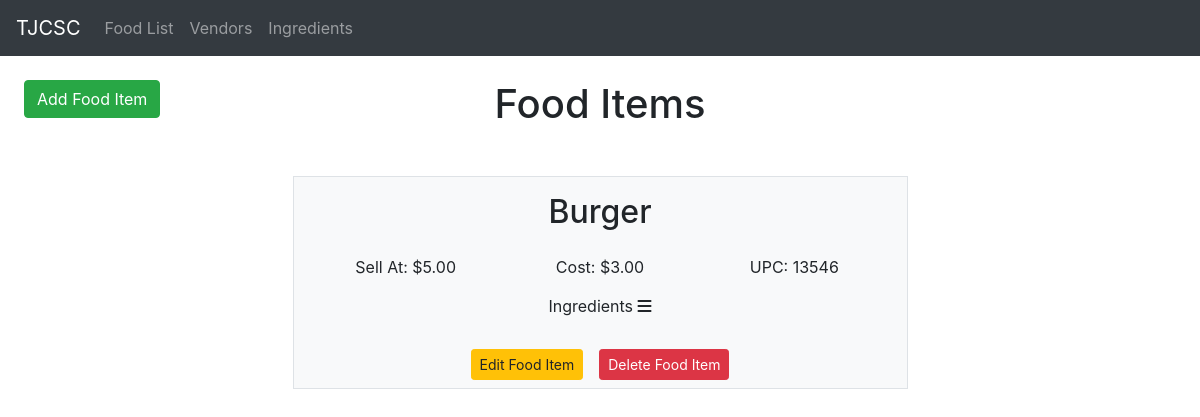
/, run on an earlier commit of the app's database.
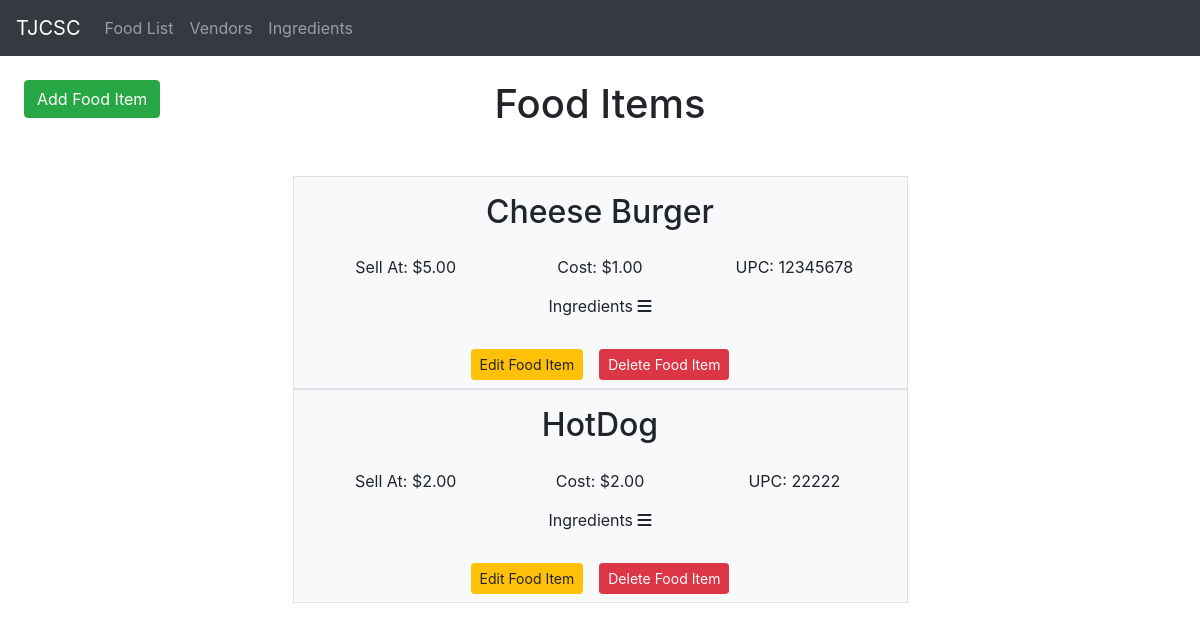
And on a later commit of the database.
### foodlist/models.py (models this page shows)
class FoodItem(models.Model):
    food_item_name = models.CharField(max_length=100)
    sell_at = models.DecimalField(default=0.00, max_digits=100, decimal_places=2)
    cost = models.DecimalField(default=0.00, max_digits=100, decimal_places=2)
    upc = models.IntegerField()
    ingredients = models.ManyToManyField(Ingredient, through='Recipes')

### foodlist/views.py (the view)
# urls.py: 2. Add a URL to urlpatterns:  path('', views.home, name='home')
def home(request):
    context = {
       'foods' : FoodItem.objects.all(),
       'recipes' : Recipes.objects.prefetch_related('ingredient_item', 'food_item').all()
    }
    return render(request, 'foodlist/home.html', context)

### foodlist/templates/foodlist/home.html (shortened to what this page needs)
{% extends "foodlist/base.html" %}
{% block content %}
<div class='container=fluid'>
    <div class='row mt-4'>
        <div class='col-2'>
            <a class='btn btn-success ml-4' href="{% url 'foodlist-create' %}">Add Food Item</a>
        </div>
        <div class='col-8 d-flex justify-content-center'>
            <h1 class='h1 mb-5'>Food Items</h1>
        </div>
    </div>
    {% for food in foods %}
    <div class='row d-flex justify-content-center'>
        <div class='col-6 bg bg-light border'>
            <div class='row'>
                <div class='col-12 d-flex justify-content-center mb-3 mt-3'>
                    <h2>{{ food.food_item_name }}</h2>
                </div>
            </div>
            <div class='row'>
                <div class='col-12 d-flex'>
                    <label class='col-4 text-center'>Sell At: ${{ food.sell_at }}</label>
                    <label class='col-4 text-center'>Cost: ${{ food.cost }} </label>
                    <label class='col-4 text-center'>UPC: {{ food.upc }} </label>
                </div>
            </div>
            <div class='row '>
                <div class="col-12 text-center">
                    <button class="btn mb-4" type="button" data-toggle="collapse" data-target="#{{food.food_item_name|truncatechars:3}}" aria-expanded="false" aria-controls="{{food.food_item_name|truncatechars:3}}">
                        Ingredients   <i class="fas fa-bars"></i>
                    </button>
                </div>
            </div>
            <div class='row'>
                <div class='col-12 d-flex mb-2 justify-content-center'>
                    <a class='btn btn-sm btn-warning mr-3' href="#">Edit Food Item</a>
                    <a class='btn btn-sm btn-danger' href="#">Delete Food Item</a>
                </div>
            </div>
        </div>
    </div>
    {% endfor %}
</div>
{% endblock %}

What changed in the data, as far as the page shows it:
changed FoodItem: food_item_name "Burger" → "Cheese Burger"; cost "3.00" → "1.00"; upc "13546" → "12345678"
added FoodItem: food_item_name "HotDog", sell_at "2.00", cost "2.00", upc "22222"
